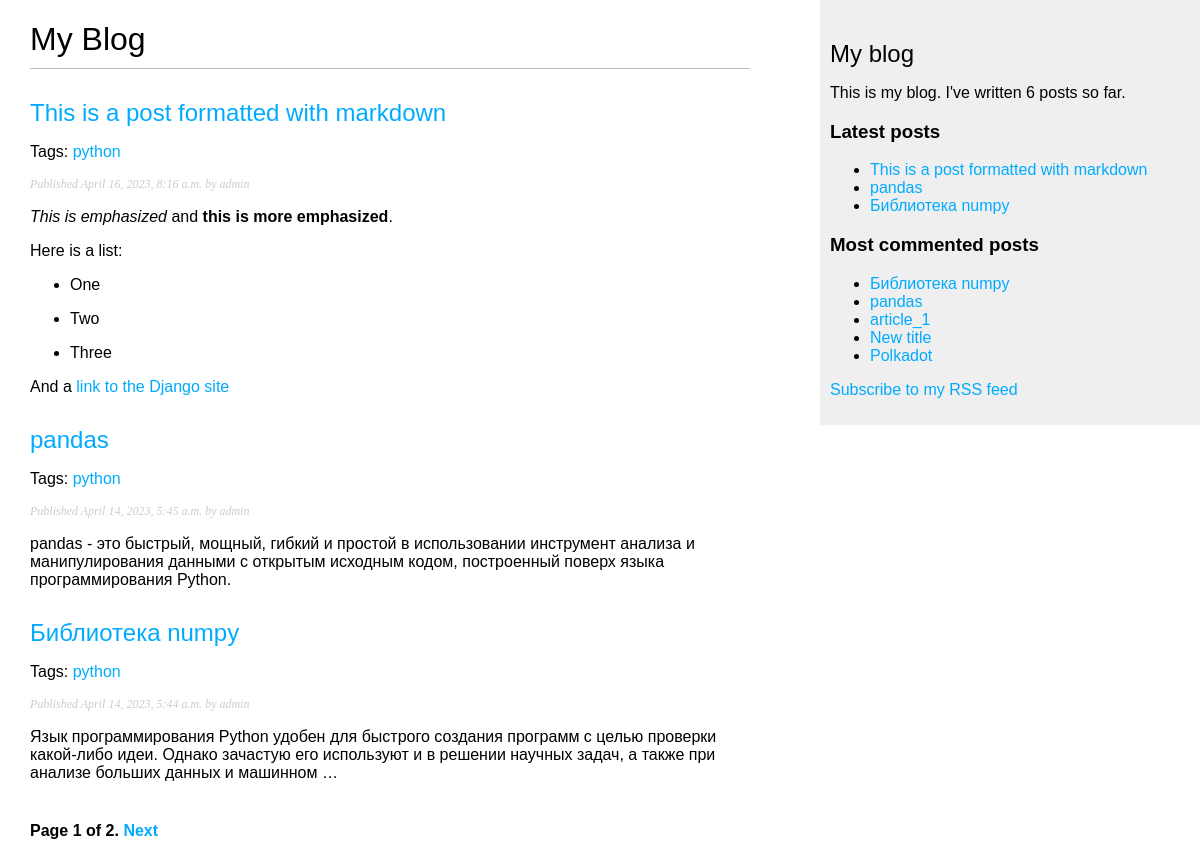
Screenshot of /blog/ with the database file from the repository.
### blog/models.py (models this page shows, shortened)
class Post(models.Model):
    STATUS_CHOICES = (
        ('draft', 'Draft'),
        ('published', 'Published'),
    )
    title = models.CharField(max_length=250)
    slug = models.SlugField(max_length=250, unique_for_date='publish')
    author = models.ForeignKey(User, on_delete=models.CASCADE,
                               related_name='blog_posts')
    body = models.TextField()
    publish = models.DateTimeField(default=timezone.now)
    created = models.DateTimeField(auto_now_add=True)
    updated = models.DateTimeField(auto_now=True)
    status = models.CharField(max_length=10,choices=STATUS_CHOICES,default='draft')
    objects = models.Manager()
    published = PublishedManager()
    tags = TaggableManager()
    class Meta:
        ordering = ('-publish',)
    def get_absolute_url(self):
        return reverse('blog:post_detail', args=[self.publish.year,
                                                 self.publish.month, self.publish.day, self.slug])

### blog/views.py (the view)
# urls.py: path('', views.post_list, name='post_list'),
def post_list(request, tag_slug=None):
    object_list = Post.published.all()
    tag = None
    if tag_slug:
        tag = get_object_or_404(Tag, slug=tag_slug)
        object_list = object_list.filter(tags__in=[tag])
    paginator = Paginator(object_list, 3) # 3 posts in each page
    page = request.GET.get('page')
    try:
        posts = paginator.page(page)
    except PageNotAnInteger:
        posts = paginator.page(1)
    except EmptyPage:
        posts = paginator.page(paginator.num_pages)
    return render(request,
                  'blog/post/list.html',
                  {'page': page,
                   'posts': posts,
                   'tag': tag})

### blog/models.py (called while the page is built)
    def get_queryset(self):
        return super().get_queryset().filter(status='published')

### blog/templatetags/blog_tags.py (called while the page is built)
@register.simple_tag
def total_posts():
    return Post.published.count()

@register.inclusion_tag('blog/post/latest_posts.html')
def show_latest_posts(count=5):
    latest_posts = Post.published.order_by('-publish')[:count]
    return {'latest_posts': latest_posts}

@register.simple_tag
def get_most_commented_posts(count=5):
    return Post.published.annotate(total_comments=Count('comments')).order_by('-total_comments')[:count]

@register.filter(name='markdown')
def markdown_format(text):
    return mark_safe(markdown.markdown(text))

### blog/templates/blog/post/list.html (shortened to what this page needs)
{% extends "blog/base.html" %}
{% load blog_tags %}
{% block content %}
<h1>My Blog</h1>
{% for post in posts %}
<h2>
    <a href="{{ post.get_absolute_url }}">{{ post.title }}</a>
</h2>
<p class="tags">Tags:
    {% for tag in post.tags.all %}
    <a href="{% url 'blog:post_list_by_tag' tag.slug %}">
        {{ tag.name }}
    </a>
    {% endfor %}</p>
<p class="date">Published {{ post.publish }} by {{ post.author }}</p>
{{ post.body|markdown|truncatewords_html:30 }}
{% endfor %}
{% include "pagination.html" with page=posts %}
{% endblock %}

### blog/templates/blog/base.html (shortened to what this page needs)
<!DOCTYPE html>
{% load static %}
{% load blog_tags %}
<html>
<head>
    <link rel="stylesheet" type="text/css" href="{% static 'css/blog.css' %}">
</head>
<body>
<div id="content">
    {% block content %}{% endblock %}
</div>
<div id="sidebar">
    <h2>My blog</h2>
    <p>This is my blog. I've written {% total_posts %} posts so far.</p>
    <h3>Latest posts</h3>
        {% show_latest_posts 3 %}
    <h3>Most commented posts</h3>
    {% get_most_commented_posts as most_commented_posts %}
    <ul>
     {% for post in most_commented_posts %}
     <li><a href="{{ post.get_absolute_url }}">{{ post.title }}</a></li>
        {% endfor %}
    </ul>
    <p><a href="{% url 'blog:post_feed' %}">Subscribe to my RSS feed</a></p>
</div>
</body>
</html>

### blog/templates/pagination.html (shortened to what this page needs)
<div class="pagination">
   <span class="step-links">
     <span class="current">
       Page {{ page.number }} of {{ page.paginator.num_pages }}.
     </span>
     {% if page.has_next %}
     <a href="?page={{ page.next_page_number }}">Next</a>
     {% endif %}
   </span>
</div>

### blog/templates/blog/post/latest_posts.html
<ul>
    {% for post in latest_posts %}
    <li><a href="{{ post.get_absolute_url }}">{{ post.title }}</a></li>
    {% endfor %}
</ul>

### blog/static/css/blog.css (style rules this page uses)
body { margin:0; padding:0; font-family:helvetica, sans-serif; }
a { color:#00abff; text-decoration:none; }
h1 { font-weight:normal; border-bottom:1px solid #bbb; padding:0 0 10px 0; }
h2 { font-weight:normal; margin:30px 0 0; }
#content { float:left; width:60%; padding:0 0 0 30px; }
#sidebar { float:right; width:30%; padding:10px; background:#efefef; height:100%; }
p.date { color:#ccc; font-family: georgia, serif; font-size: 12px; font-style: italic; }
.pagination { margin:40px 0; font-weight:bold; }

### rows the page displays
Post: title "This is a post formatted with markdown", publish "April 16, 2023, 8:16 a.m.", author "admin", body "This is emphasized and this is more emphasized . Here is a list: One Two Three And a link to the Django site"
Tag: name "python"
Post: title "pandas", publish "April 14, 2023, 5:45 a.m.", author "admin", body "pandas - это быстрый, мощный, гибкий и простой в использовании инструмент анализа и манипулирования данными с открытым исходным кодом, построенный поверх языка программирования Python."
Post: title "Библиотека numpy", publish "April 14, 2023, 5:44 a.m.", author "admin", body "Язык программирования Python удобен для быстрого создания программ с целью проверки какой-либо идеи. Однако зачастую его используют и в решении научных задач, а также при анализе больших данных и машинном …"
Post: title "article_1"
Post: title "New title"
Post: title "Polkadot"

### other values shown
{{ page.number }} "1"
{{ page.paginator.num_pages }} "2"
